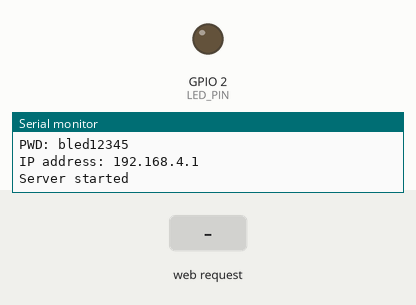
Simulated run of this program. Board: ESP32. Shown: output pins drawn as LEDs (lit = HIGH), the last lines printed to the serial monitor. The inputs (shaded band) are chosen by the test bench. Storage starts empty.

Above: at 1.2 s.
1.3 s: HTTP request GET /LED_on received
At 2.5 s:
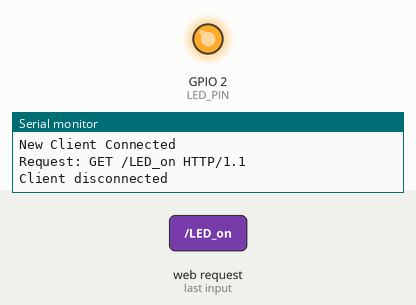
2.8 s: HTTP request GET /style.css received
4.3 s: HTTP request GET /script.js received
Timing chart, 0 to 7.3 s (numbered marks = the images above; inputs shaded):
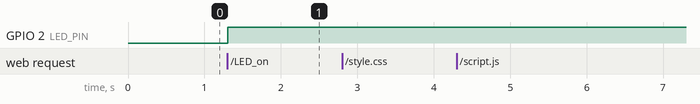

The program:

main.cpp
```cpp
#include "webserver.h"

const char* ssid = "BLED";
const char* password = "bled12345";
const int LED_PIN = 2;
WiFiServer server(80);

void setup() {
    Serial.begin(115200);
    setupWiFi();
}

void loop()
{
    handleClientRequests();
}
```

webserver.cpp
```cpp
#include "webserver.h"

String readFile(const char* path) {
    File file = SPIFFS.open(path, "r");
    if (!file) {
        Serial.println("Failed to open file: " + String(path));
        return String();
    }
    String content = file.readString();
    file.close();
    return content;
}

void setupWiFi() {
    pinMode(LED_PIN, OUTPUT);
    digitalWrite(LED_PIN, LOW); // Initialize LED to OFF state

    // Initialize SPIFFS
    if (!SPIFFS.begin(true))
    {
        Serial.println("An error occurred while mounting SPIFFS");
        return;
    }
    Serial.println("SPIFFS mounted successfully");
    Serial.println("Listing files:");
    listDir(SPIFFS, "/");

    // Start the Access Point with the correct SSID
    WiFi.softAP(ssid, password);
    Serial.println("Access Point Started");
    Serial.print("SSID: ");
    Serial.println(ssid);
    Serial.print("PWD: ");
    Serial.println(password);
    Serial.print("IP address: ");
    Serial.println(WiFi.softAPIP());

    // Start the server
    server.begin();
    Serial.println("Server started");
}

void listDir(fs::FS &fs, const char *dirname)
{
  Serial.printf("Listing directory: %s\n", dirname);

  File root = fs.open(dirname);
  if (!root || !root.isDirectory()) {
    Serial.println("Failed to open directory or not a directory");
    return;
  }

  File file = root.openNextFile();
  while (file) {
    if (file.isDirectory()) {
      Serial.print("DIR : ");
      Serial.println(file.name());
    } else {
      Serial.print("FILE: ");
      Serial.print(file.name());
      Serial.print("  SIZE: ");
      Serial.println(file.size());
    }
    file = root.openNextFile();
  }
}

void handleClientRequests() {
    WiFiClient client = server.available();

    if (client) {
        Serial.println("New Client Connected");
        String currentLine = "";
        String requestLine = "";
        bool requestLineComplete = false;

        unsigned long currentTime = millis();
        unsigned long previousTime = currentTime;
        const long timeoutTime = 2000;

        while (client.connected() && currentTime - previousTime <= timeoutTime) {
            currentTime = millis();

            if (client.available()) {
                char c = client.read();

                // Store the first line of the request
                if (!requestLineComplete) {
                    if (c != '\n' && c != '\r') {
                        requestLine += c;
                    } else if (c == '\n') {
                        requestLineComplete = true;
                    }
                }

                if (c == '\n') {
                    if (currentLine.length() == 0) {
                        // Process the stored request line
                        Serial.println("Request: " + requestLine);

                        if (requestLine.indexOf("GET /style.css") >= 0) {
                            client.println("HTTP/1.1 200 OK");
                            client.println("Content-type:text/css");
                            client.println("Connection: close");
                            client.println();
                            client.print(readFile("/style.css"));
                        }
                        else if (requestLine.indexOf("GET /script.js") >= 0) {
                            client.println("HTTP/1.1 200 OK");
                            client.println("Content-type:application/javascript");
                            client.println("Connection: close");
                            client.println();
                            client.print(readFile("/script.js"));
                        }
                        else if (requestLine.indexOf("GET /LED_on") >= 0) {
                            digitalWrite(LED_PIN, HIGH);
                            client.println("HTTP/1.1 200 OK");
                            client.println("Content-type:application/json");
                            client.println("Connection: close");
                            client.println();
                            client.println("{\"status\":\"on\"}");
                        }
                        else if (requestLine.indexOf("GET /LED_off") >= 0) {
                            digitalWrite(LED_PIN, LOW);
                            client.println("HTTP/1.1 200 OK");
                            client.println("Content-type:application/json");
                            client.println("Connection: close");
                            client.println();
                            client.println("{\"status\":\"off\"}");
                        }
                        else {
                            client.println("HTTP/1.1 200 OK");
                            client.println("Content-type:text/html");
                            client.println("Connection: close");
                            client.println();
                            client.print(readFile("/index.html"));
                        }
                        break;
                    } else {
                        currentLine = "";
                    }
                } else if (c != '\r') {
                    currentLine += c;
                }
            }
        }

        client.stop();
        Serial.println("Client disconnected");
    }
}
```

webserver.h
```cpp
#ifndef WEBSERVER_H
#define WEBSERVER_H

#include <WiFi.h>
#include <SPIFFS.h>

// Function declarations
void setupWiFi();
void handleClientRequests();
String readFile(const char* path);
void listDir(fs::FS &fs, const char *dirname);

// Constants
extern const char* ssid;
extern const char* password;
extern const int LED_PIN;
extern WiFiServer server;

#endif
```

Measured:
- after the input at 1.3 s, GPIO 2 (LED_PIN): LOW → HIGH at once
